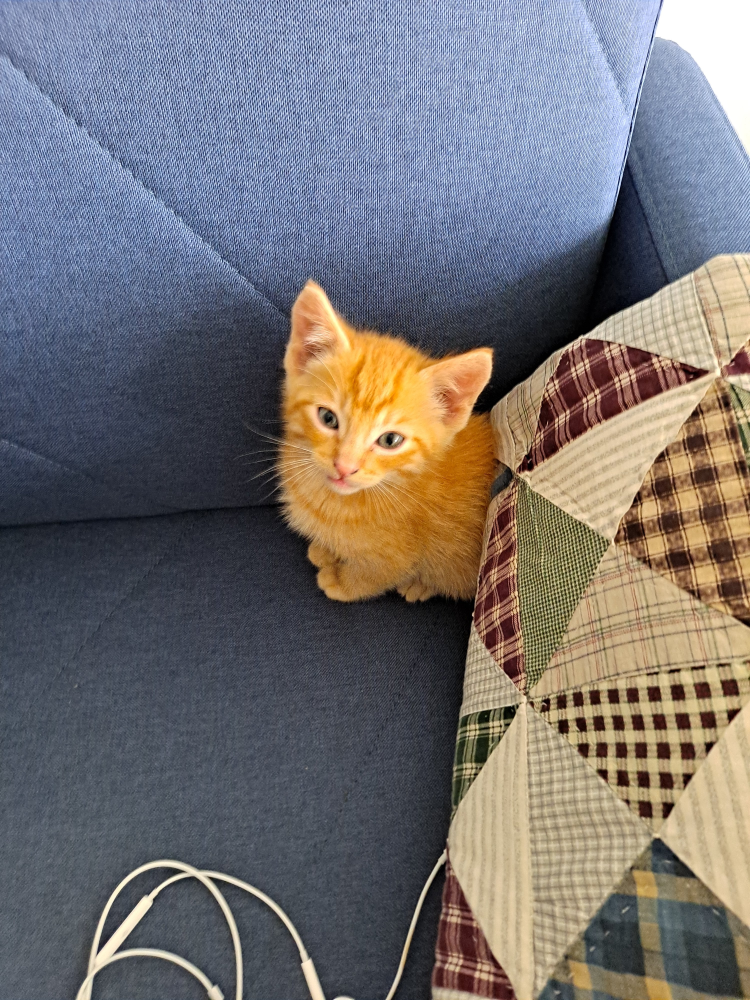
#> input picture kitty.jpeg, 3000 x 4000 px (shown at 1/4 size)
$ python main.py   (older library calls are emulated)
#> lines starting #> are read from the running program, lines starting #| are printed output that depends on the picture; after the words box and inside, x2 and y2 are one past the last pixel; in counts of white or black regions, pixels touching at a corner belong together
import numpy as np
import cv2
from tkinter import *
from PIL import ImageTk
from PIL import Image
import math

master = Tk()
master.title("Edge Detection")

display_params = {
    "min":100,
    "max":200,
    "algo":"canny"
}

# Cat picture
kitty = cv2.cvtColor(cv2.imread("kitty.jpeg"), cv2.COLOR_BGR2RGB)
kitty = cv2.resize(kitty, (450,600), interpolation = cv2.INTER_AREA)
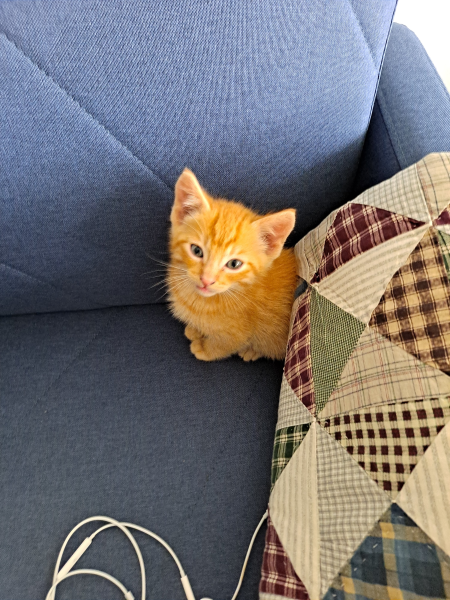
#> kitty: shape (600, 450, 3); mean R, G, B 117, 113.4, 114.1
# See the following for some code snippets on the Sobel filter.
# https://gist.github.com/rahit/c078cabc0a48f2570028bff397a9e154
gray_kitty = cv2.cvtColor(kitty, cv2.COLOR_BGR2GRAY)
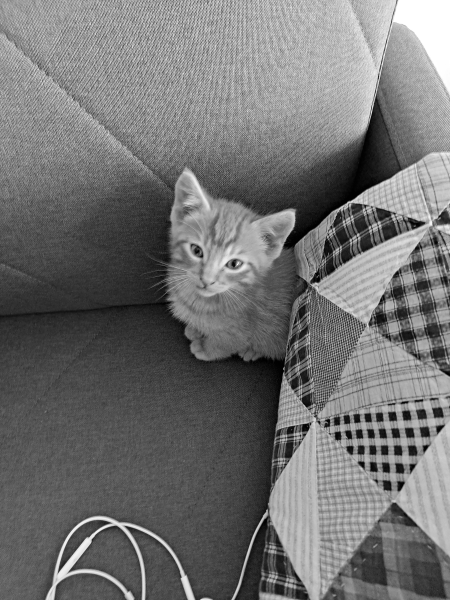
#> gray_kitty: shape (600, 450); min 0, max 255, mean 114
gaussian_kitty = cv2.GaussianBlur(gray_kitty,(5,5),0)

def dashboard():
    full_img = 255*np.ones([150,2*kitty.shape[1],3 ], dtype=np.uint8)

    cv2.rectangle(
        full_img,
        (50,45),
        (700,60),
        (0, 0, 0),
        thickness=15,
        lineType=cv2.LINE_8
    )

    pts = np.array([[display_params["max"]+48,5],[display_params["max"]+52,5],[display_params["max"]+50,28]], np.int32)
    cv2.polylines(full_img,[pts],True,(0,0,0), thickness=4)

    pts = np.array([[display_params["min"]+48,95],[display_params["min"]+52,95],[display_params["min"]+50,72]], np.int32)
    cv2.polylines(full_img,[pts],True,(0,0,0), thickness=4)

    if display_params["algo"]=="canny":
        cv2.putText(full_img, "Canny", (710, 30), cv2.FONT_HERSHEY_PLAIN, 1.3, (255,0,0), 1, cv2.LINE_AA)
        cv2.putText(full_img, "minVal is "+str(display_params["min"])+" and maxVal is "+str(display_params["max"])+ " for hysteresis thresholding.", (10, 130), cv2.FONT_HERSHEY_PLAIN, 1.3, (0,0,0), 1, cv2.LINE_AA)
    else:
        cv2.putText(full_img, "Canny", (710, 30), cv2.FONT_HERSHEY_PLAIN, 1.3, (0,0,0), 1, cv2.LINE_AA)
    if display_params["algo"]=="sobel":
        cv2.putText(full_img, "Sobel", (800, 30), cv2.FONT_HERSHEY_PLAIN, 1.3, (255,0,0), 1, cv2.LINE_AA)
        cv2.putText(full_img, "Using a kernel size of "+str(sobel_kernel_size())+".", (10, 130), cv2.FONT_HERSHEY_PLAIN, 1.3, (0,0,0), 1, cv2.LINE_AA)
    else:
        cv2.putText(full_img, "Sobel", (800, 30), cv2.FONT_HERSHEY_PLAIN, 1.3, (0,0,0), 1, cv2.LINE_AA)
    if display_params["algo"]=="prewitt":
        cv2.putText(full_img, "Prewitt", (710, 70), cv2.FONT_HERSHEY_PLAIN, 1.3, (255,0,0), 1, cv2.LINE_AA)
        cv2.putText(full_img, "No parameters to set.", (10, 130), cv2.FONT_HERSHEY_PLAIN, 1.3, (0,0,0), 1, cv2.LINE_AA)
    else:
        cv2.putText(full_img, "Prewitt", (710, 70), cv2.FONT_HERSHEY_PLAIN, 1.3, (0,0,0), 1, cv2.LINE_AA)
    if display_params["algo"]=="laplacian":
        cv2.putText(full_img, "Laplacian", (800, 70), cv2.FONT_HERSHEY_PLAIN, 1.3, (255,0,0), 1, cv2.LINE_AA)
        cv2.putText(full_img, "No parameters to set.", (10, 130), cv2.FONT_HERSHEY_PLAIN, 1.3, (0,0,0), 1, cv2.LINE_AA)
    else:
        cv2.putText(full_img, "Laplacian", (800, 70), cv2.FONT_HERSHEY_PLAIN, 1.3, (0,0,0), 1, cv2.LINE_AA)

    return full_img

# Canvas
canvas_height, canvas_width, no_channels = kitty.shape
#> canvas_height = 600; canvas_width = 450; no_channels = 3
w = Canvas(master,
           width=2*kitty.shape[1],
           height=150+kitty.shape[0])
w.pack()

def sobel_kernel_size():
    base_val = math.floor(display_params["max"]*4/650)
    return 1+2*base_val

def edge_detection():
    if display_params["algo"] == "canny":
        return cv2.Canny(gaussian_kitty,display_params["min"],display_params["max"])
    if display_params["algo"] == "sobel":
        # A decent explanation of Sobel filters, including the kernel. https://www.cs.auckland.ac.nz/compsci373s1c/PatricesLectures/Edge%20detection-Sobel_2up.pdf
        kernel_size = sobel_kernel_size()
        img_sobelx = cv2.Sobel(gaussian_kitty,cv2.CV_8U,1,0,ksize=kernel_size)
        img_sobely = cv2.Sobel(gaussian_kitty,cv2.CV_8U,0,1,ksize=kernel_size)
        return (img_sobelx + img_sobely)
    if display_params["algo"] == "prewitt":
        kernelx = np.array([[1,1,1],[0,0,0],[-1,-1,-1]])
        kernely = np.array([[-1,0,1],[-1,0,1],[-1,0,1]])
        # Unclear whether the Gaussian blur should be applied.
        img_prewittx = cv2.filter2D(gaussian_kitty, -1, kernelx)
        img_prewitty = cv2.filter2D(gaussian_kitty, -1, kernely)
        return img_prewittx+img_prewitty
    if display_params["algo"] == "laplacian":
        return cv2.Laplacian(gaussian_kitty,cv2.CV_64F)

def make_image():
    # Exposition of canny edge detection here: https://docs.opencv.org/3.4/da/d22/tutorial_py_canny.html
    # 100, 200 were the given minVal, maxVal values.
    edges = edge_detection()
#> in edge_detection, `return cv2.Canny(gaussian_kitty,display_params["min"],display_params["..`:
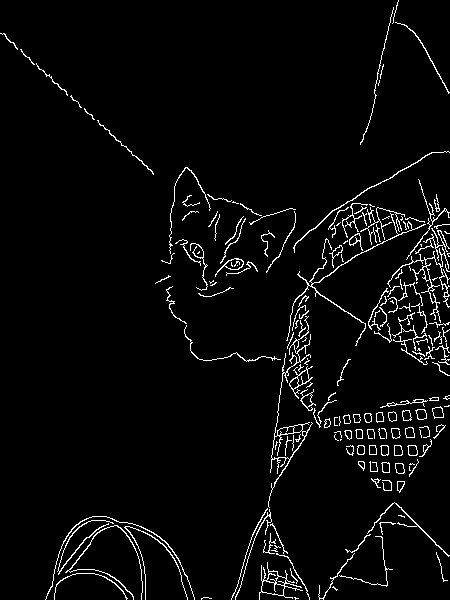
#> returned value: shape (600, 450); 3.7% white in thin lines or dots
    full_img = dashboard()
#> in dashboard, `cv2.rectangle( full_img, (50,45), (700,60), (0, 0, 0), thickness=15, l..`:
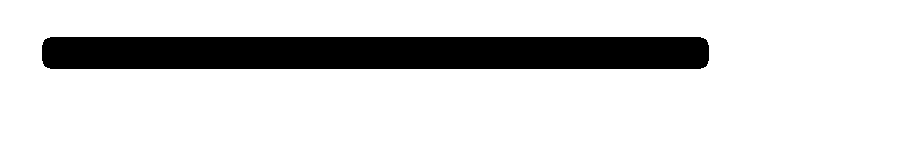
#> full_img: shape (150, 900, 3); 84.3% white; 1 black region, box (x1, y1, x2, y2) and area: (42, 37, 709, 69) 21252
#> in dashboard, `cv2.putText(full_img, "Laplacian", (800, 70), cv2.FONT_HERSHEY_PLAIN, ..`:
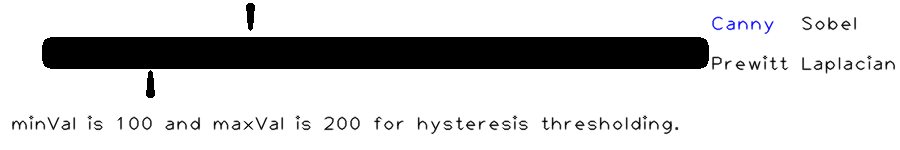
#> full_img: shape (150, 900, 3); mean of channels 0, 1, 2 210, 209.7, 209.7; drawn as B, G, R

    # Convert the Image objects into a TkPhoto object
    im_full = Image.fromarray(full_img)
    imgtk_full = ImageTk.PhotoImage(image=im_full)
    label = Label(image=imgtk_full)
    label.image = imgtk_full

    im = Image.fromarray(kitty)
    imgtk = ImageTk.PhotoImage(image=im)
    label = Label(image=imgtk)
    label.image = imgtk

    im2 = Image.fromarray(edges)
    imgtk2 = ImageTk.PhotoImage(image=im2)
    label = Label(image=imgtk2)
    label.image = imgtk2

    # Put the images in the display window
    image_id = w.create_image(0, kitty.shape[0], image=imgtk_full, anchor=NW) # Dashboard
    image_id = w.create_image(0, 0, image=imgtk, anchor=NW) # Original picture
    image_id = w.create_image(kitty.shape[1], 0, image=imgtk2, anchor=NW) # Showing the edge detection
make_image()

def mouse_click(event):
    x=event.x;
    y=event.y;
    if (y >= kitty.shape[0] and y < kitty.shape[0]+50 and x >= 50 and x < 700):
        display_params["max"] = x-50;
        if display_params["max"] < display_params["min"]:
            display_params["max"] = display_params["min"]
    if (y >= kitty.shape[0]+50 and x >= 50 and x < 700):
        display_params["min"] = x-50;
        if display_params["max"] < display_params["min"]:
            display_params["min"] = display_params["max"]
    if (x >= 700):
        if x<780 and y < 50+kitty.shape[0]:
            display_params["algo"] = "canny"
        elif x>=780 and y < 50+kitty.shape[0]:
            display_params["algo"] = "sobel"
        elif x<780 and y < 90+kitty.shape[0]:
            display_params["algo"] = "prewitt"
        elif x>=780 and y < 90+kitty.shape[0]:
            display_params["algo"] = "laplacian"
    make_image()

master.bind("<Button-1>", mouse_click)

mainloop()
